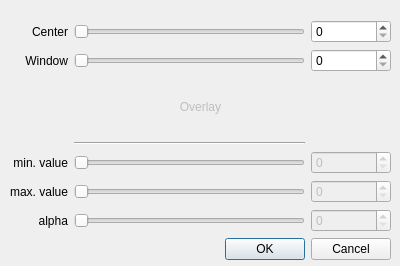
<?xml version="1.0" encoding="UTF-8"?>
<ui version="4.0">
 <class>Dialog</class>
 <widget class="QDialog" name="Dialog">
  <property name="geometry">
   <rect>
    <x>0</x>
    <y>0</y>
    <width>400</width>
    <height>266</height>
   </rect>
  </property>
  <property name="windowTitle">
   <string>Dialog</string>
  </property>
  <widget class="QWidget" name="layoutWidget">
   <property name="geometry">
    <rect>
     <x>10</x>
     <y>20</y>
     <width>381</width>
     <height>240</height>
    </rect>
   </property>
   <layout class="QGridLayout" name="gridLayout">
    <item row="0" column="1">
     <widget class="QSlider" name="sld_center">
      <property name="orientation">
       <enum>Qt::Horizontal</enum>
      </property>
     </widget>
    </item>
    <item row="4" column="0">
     <widget class="QLabel" name="label_4">
      <property name="text">
       <string>min. value</string>
      </property>
      <property name="alignment">
       <set>Qt::AlignRight|Qt::AlignTrailing|Qt::AlignVCenter</set>
      </property>
      <property name="buddy">
       <cstring>sld_min_value</cstring>
      </property>
     </widget>
    </item>
    <item row="0" column="0">
     <widget class="QLabel" name="label">
      <property name="text">
       <string>Center</string>
      </property>
      <property name="alignment">
       <set>Qt::AlignRight|Qt::AlignTrailing|Qt::AlignVCenter</set>
      </property>
      <property name="buddy">
       <cstring>sld_center</cstring>
      </property>
     </widget>
    </item>
    <item row="4" column="1">
     <widget class="QSlider" name="sld_min_value">
      <property name="enabled">
       <bool>false</bool>
      </property>
      <property name="orientation">
       <enum>Qt::Horizontal</enum>
      </property>
     </widget>
    </item>
    <item row="1" column="0">
     <widget class="QLabel" name="label_2">
      <property name="text">
       <string>Window</string>
      </property>
      <property name="alignment">
       <set>Qt::AlignRight|Qt::AlignTrailing|Qt::AlignVCenter</set>
      </property>
      <property name="buddy">
       <cstring>sld_window</cstring>
      </property>
     </widget>
    </item>
    <item row="0" column="2">
     <widget class="QSpinBox" name="spb_center">
      <property name="minimumSize">
       <size>
        <width>80</width>
        <height>0</height>
       </size>
      </property>
     </widget>
    </item>
    <item row="7" column="0">
     <widget class="QLabel" name="label_5">
      <property name="text">
       <string>alpha</string>
      </property>
      <property name="alignment">
       <set>Qt::AlignRight|Qt::AlignTrailing|Qt::AlignVCenter</set>
      </property>
      <property name="buddy">
       <cstring>sld_alpha</cstring>
      </property>
     </widget>
    </item>
    <item row="7" column="1">
     <widget class="QSlider" name="sld_alpha">
      <property name="enabled">
       <bool>false</bool>
      </property>
      <property name="maximum">
       <number>255</number>
      </property>
      <property name="orientation">
       <enum>Qt::Horizontal</enum>
      </property>
     </widget>
    </item>
    <item row="1" column="1">
     <widget class="QSlider" name="sld_window">
      <property name="orientation">
       <enum>Qt::Horizontal</enum>
      </property>
     </widget>
    </item>
    <item row="1" column="2">
     <widget class="QSpinBox" name="spb_window">
      <property name="minimumSize">
       <size>
        <width>80</width>
        <height>0</height>
       </size>
      </property>
     </widget>
    </item>
    <item row="6" column="1">
     <widget class="QSlider" name="sld_max_value">
      <property name="enabled">
       <bool>false</bool>
      </property>
      <property name="orientation">
       <enum>Qt::Horizontal</enum>
      </property>
     </widget>
    </item>
    <item row="4" column="2">
     <widget class="QSpinBox" name="spb_min_value">
      <property name="enabled">
       <bool>false</bool>
      </property>
      <property name="minimumSize">
       <size>
        <width>80</width>
        <height>0</height>
       </size>
      </property>
     </widget>
    </item>
    <item row="6" column="2">
     <widget class="QSpinBox" name="spb_max_value">
      <property name="enabled">
       <bool>false</bool>
      </property>
      <property name="minimumSize">
       <size>
        <width>80</width>
        <height>0</height>
       </size>
      </property>
     </widget>
    </item>
    <item row="7" column="2">
     <widget class="QSpinBox" name="spb_alpha">
      <property name="enabled">
       <bool>false</bool>
      </property>
      <property name="minimumSize">
       <size>
        <width>80</width>
        <height>0</height>
       </size>
      </property>
      <property name="maximum">
       <number>255</number>
      </property>
     </widget>
    </item>
    <item row="6" column="0">
     <widget class="QLabel" name="label_3">
      <property name="text">
       <string>max. value</string>
      </property>
      <property name="alignment">
       <set>Qt::AlignRight|Qt::AlignTrailing|Qt::AlignVCenter</set>
      </property>
      <property name="buddy">
       <cstring>sld_max_value</cstring>
      </property>
     </widget>
    </item>
    <item row="2" column="0" colspan="3">
     <widget class="QLabel" name="lb_overlay">
      <property name="enabled">
       <bool>false</bool>
      </property>
      <property name="text">
       <string>Overlay</string>
      </property>
      <property name="alignment">
       <set>Qt::AlignCenter</set>
      </property>
     </widget>
    </item>
    <item row="3" column="1">
     <widget class="Line" name="line">
      <property name="orientation">
       <enum>Qt::Horizontal</enum>
      </property>
     </widget>
    </item>
    <item row="8" column="0" colspan="3">
     <widget class="QDialogButtonBox" name="buttonBox">
      <property name="orientation">
       <enum>Qt::Horizontal</enum>
      </property>
      <property name="standardButtons">
       <set>QDialogButtonBox::Cancel|QDialogButtonBox::Ok</set>
      </property>
     </widget>
    </item>
   </layout>
  </widget>
 </widget>
 <resources/>
 <connections>
  <connection>
   <sender>buttonBox</sender>
   <signal>accepted()</signal>
   <receiver>Dialog</receiver>
   <slot>accept()</slot>
   <hints>
    <hint type="sourcelabel">
     <x>248</x>
     <y>254</y>
    </hint>
    <hint type="destinationlabel">
     <x>157</x>
     <y>274</y>
    </hint>
   </hints>
  </connection>
  <connection>
   <sender>buttonBox</sender>
   <signal>rejected()</signal>
   <receiver>Dialog</receiver>
   <slot>reject()</slot>
   <hints>
    <hint type="sourcelabel">
     <x>316</x>
     <y>260</y>
    </hint>
    <hint type="destinationlabel">
     <x>286</x>
     <y>274</y>
    </hint>
   </hints>
  </connection>
  <connection>
   <sender>sld_center</sender>
   <signal>valueChanged(int)</signal>
   <receiver>spb_center</receiver>
   <slot>setValue(int)</slot>
   <hints>
    <hint type="sourcelabel">
     <x>191</x>
     <y>35</y>
    </hint>
    <hint type="destinationlabel">
     <x>349</x>
     <y>35</y>
    </hint>
   </hints>
  </connection>
  <connection>
   <sender>spb_center</sender>
   <signal>valueChanged(int)</signal>
   <receiver>sld_center</receiver>
   <slot>setValue(int)</slot>
   <hints>
    <hint type="sourcelabel">
     <x>349</x>
     <y>35</y>
    </hint>
    <hint type="destinationlabel">
     <x>191</x>
     <y>35</y>
    </hint>
   </hints>
  </connection>
  <connection>
   <sender>sld_window</sender>
   <signal>valueChanged(int)</signal>
   <receiver>spb_window</receiver>
   <slot>setValue(int)</slot>
   <hints>
    <hint type="sourcelabel">
     <x>191</x>
     <y>70</y>
    </hint>
    <hint type="destinationlabel">
     <x>349</x>
     <y>70</y>
    </hint>
   </hints>
  </connection>
  <connection>
   <sender>spb_window</sender>
   <signal>valueChanged(int)</signal>
   <receiver>sld_window</receiver>
   <slot>setValue(int)</slot>
   <hints>
    <hint type="sourcelabel">
     <x>349</x>
     <y>70</y>
    </hint>
    <hint type="destinationlabel">
     <x>191</x>
     <y>70</y>
    </hint>
   </hints>
  </connection>
  <connection>
   <sender>sld_min_value</sender>
   <signal>valueChanged(int)</signal>
   <receiver>spb_min_value</receiver>
   <slot>setValue(int)</slot>
   <hints>
    <hint type="sourcelabel">
     <x>191</x>
     <y>139</y>
    </hint>
    <hint type="destinationlabel">
     <x>349</x>
     <y>139</y>
    </hint>
   </hints>
  </connection>
  <connection>
   <sender>spb_min_value</sender>
   <signal>valueChanged(int)</signal>
   <receiver>sld_min_value</receiver>
   <slot>setValue(int)</slot>
   <hints>
    <hint type="sourcelabel">
     <x>349</x>
     <y>139</y>
    </hint>
    <hint type="destinationlabel">
     <x>191</x>
     <y>139</y>
    </hint>
   </hints>
  </connection>
  <connection>
   <sender>sld_max_value</sender>
   <signal>valueChanged(int)</signal>
   <receiver>spb_max_value</receiver>
   <slot>setValue(int)</slot>
   <hints>
    <hint type="sourcelabel">
     <x>191</x>
     <y>174</y>
    </hint>
    <hint type="destinationlabel">
     <x>349</x>
     <y>174</y>
    </hint>
   </hints>
  </connection>
  <connection>
   <sender>spb_max_value</sender>
   <signal>valueChanged(int)</signal>
   <receiver>sld_max_value</receiver>
   <slot>setValue(int)</slot>
   <hints>
    <hint type="sourcelabel">
     <x>349</x>
     <y>174</y>
    </hint>
    <hint type="destinationlabel">
     <x>191</x>
     <y>174</y>
    </hint>
   </hints>
  </connection>
  <connection>
   <sender>sld_alpha</sender>
   <signal>valueChanged(int)</signal>
   <receiver>spb_alpha</receiver>
   <slot>setValue(int)</slot>
   <hints>
    <hint type="sourcelabel">
     <x>191</x>
     <y>209</y>
    </hint>
    <hint type="destinationlabel">
     <x>349</x>
     <y>209</y>
    </hint>
   </hints>
  </connection>
  <connection>
   <sender>spb_alpha</sender>
   <signal>valueChanged(int)</signal>
   <receiver>sld_alpha</receiver>
   <slot>setValue(int)</slot>
   <hints>
    <hint type="sourcelabel">
     <x>349</x>
     <y>209</y>
    </hint>
    <hint type="destinationlabel">
     <x>191</x>
     <y>209</y>
    </hint>
   </hints>
  </connection>
 </connections>
</ui>
